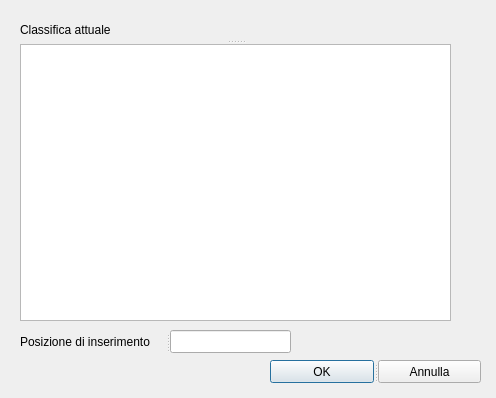
<?xml version="1.0" encoding="UTF-8"?>
<ui version="4.0">
 <class>Metti_in_classifica</class>
 <widget class="QDialog" name="Metti_in_classifica">
  <property name="geometry">
   <rect>
    <x>0</x>
    <y>0</y>
    <width>496</width>
    <height>398</height>
   </rect>
  </property>
  <property name="windowTitle">
   <string>Dialog</string>
  </property>
  <widget class="QSplitter" name="splitter">
   <property name="geometry">
    <rect>
     <x>20</x>
     <y>20</y>
     <width>431</width>
     <height>301</height>
    </rect>
   </property>
   <property name="orientation">
    <enum>Qt::Vertical</enum>
   </property>
   <widget class="QLabel" name="label">
    <property name="text">
     <string>Classifica attuale</string>
    </property>
   </widget>
   <widget class="QTableWidget" name="elenco_classifica"/>
  </widget>
  <widget class="QSplitter" name="splitter_2">
   <property name="geometry">
    <rect>
     <x>20</x>
     <y>330</y>
     <width>271</width>
     <height>23</height>
    </rect>
   </property>
   <property name="orientation">
    <enum>Qt::Horizontal</enum>
   </property>
   <widget class="QLabel" name="label_2">
    <property name="text">
     <string>Posizione di inserimento</string>
    </property>
   </widget>
   <widget class="QLineEdit" name="posizione"/>
  </widget>
  <widget class="QSplitter" name="splitter_3">
   <property name="geometry">
    <rect>
     <x>270</x>
     <y>360</y>
     <width>211</width>
     <height>23</height>
    </rect>
   </property>
   <property name="orientation">
    <enum>Qt::Horizontal</enum>
   </property>
   <widget class="QPushButton" name="salva">
    <property name="text">
     <string>OK</string>
    </property>
   </widget>
   <widget class="QPushButton" name="annulla">
    <property name="text">
     <string>Annulla</string>
    </property>
   </widget>
  </widget>
 </widget>
 <resources/>
 <connections/>
</ui>
